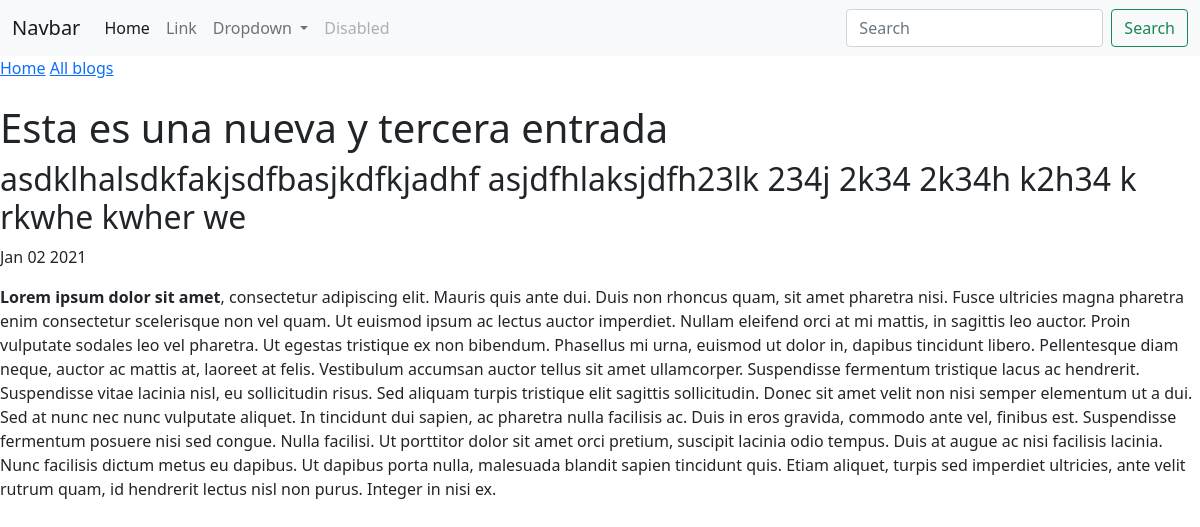
Page /blog/3/ on the committed database.
### blog/models.py (models this page shows, shortened)
class Blog(models.Model):
    title = models.CharField(max_length=200)
    subtitle = models.TextField(max_length=250)
    date = models.DateField()
    body = models.TextField(max_length=2500)

### blog/views.py (the view)
# urls.py: path('<int:blog_id>/', views.detail, name="detail"),
def detail(request, blog_id):
    blog = get_object_or_404(Blog, pk=blog_id)
    return render(request, 'blog/detail.html', {"blog": blog})

### blog/templates/blog/detail.html
{% extends 'portfolio/base.html' %}
{% block content %}
    <a href="{% url 'home' %}">Home</a>
    <a href="{% url 'blog:all_blogs' %}">All blogs</a>
    <br>
    <br>
    <h1>{{ blog.title }}</h1>
    <h2>{{ blog.subtitle }}</h2>
    <p>{{ blog.date|date:'M d Y' }}</p>
    <p>{{ blog.body|safe }}</p>
{% endblock %}

### rows in the picture
Blog: title "Esta es una nueva y tercera entrada", subtitle "asdklhalsdkfakjsdfbasjkdfkjadhf asjdfhlaksjdfh23lk 234j 2k34 2k34h k2h34 k rkwhe kwher we", date "Jan 02 2021", body "Lorem ipsum dolor sit amet , consectetur adipiscing elit. Mauris quis ante dui. Duis non rhoncus quam, sit amet pharetra nisi. Fusce ultricies magna pharetra enim consectetur scelerisque non vel quam. Ut euismod ipsum ac lectus auctor imperdiet. Nullam eleifend orci at mi mattis, in sagittis leo auctor. Proin vulputate sodales leo vel pharetra. Ut egestas tristique ex non bibendum. Phasellus mi urna, euismod ut dolor in, dapibus tincidunt libero. Pellentesque diam neque, auctor ac mattis at, laoreet at felis. Vestibulum accumsan auctor tellus sit amet ullamcorper. Suspendisse fermentum tristique lacus ac hendrerit. Suspendisse vitae lacinia nisl, eu sollicitudin risus. Sed aliquam turpis…"
